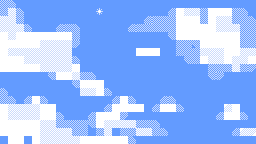

A 2D game scene composited from a Tiled map and its tileset images. What follows is a short description and the map's XML, with every tile layer's data as written:
An orthogonal 32x18 tile map with 8x8 px tiles, 3 tile layers (cielo, nubes, shading).

<map version="1.10" tiledversion="1.11.2" orientation="orthogonal" renderorder="right-down" width="32" height="18" tilewidth="8" tileheight="8" infinite="0" nextlayerid="4" nextobjectid="1">
 <tileset firstgid="1" source="tileset_mascara.tsx" />
 <layer id="1" name="cielo" width="32" height="18">
  <data encoding="csv">
193,193,193,193,193,193,193,193,193,193,193,193,193,193,193,193,193,193,193,193,193,193,193,193,193,193,193,193,193,193,193,193,
193,193,193,193,193,193,193,193,193,193,193,193,193,193,193,193,193,193,193,193,193,193,193,193,193,193,193,193,193,193,193,193,
193,193,193,193,193,193,193,193,193,193,193,193,193,193,193,193,193,193,193,193,193,193,193,193,193,193,193,193,193,193,193,193,
193,193,193,193,193,193,193,193,193,193,193,193,193,193,193,193,193,193,193,193,193,193,193,193,193,193,193,193,193,193,193,193,
193,193,193,193,193,193,193,193,193,193,193,193,193,193,193,193,193,193,193,193,193,193,193,193,193,193,193,193,193,193,193,193,
193,193,193,193,193,193,193,193,193,193,193,193,193,193,193,193,193,193,193,193,193,193,193,193,193,193,193,193,193,193,193,193,
193,193,193,193,193,193,193,193,193,193,193,193,193,193,193,193,193,193,193,193,193,193,193,193,193,193,193,193,193,193,193,193,
193,193,193,193,193,193,193,193,193,193,193,193,193,193,193,193,193,193,193,193,193,193,193,193,193,193,193,193,193,193,193,193,
193,193,193,193,193,193,193,193,193,193,193,193,193,193,193,193,193,193,193,193,193,193,193,193,193,193,193,193,193,193,193,193,
193,193,193,193,193,193,193,193,193,193,193,193,193,193,193,193,193,193,193,193,193,193,193,193,193,193,193,193,193,193,193,193,
193,193,193,193,193,193,193,193,193,193,193,193,193,193,193,193,193,193,193,193,193,193,193,193,193,193,193,193,193,193,193,193,
193,193,193,193,193,193,193,193,193,193,193,193,193,193,193,193,193,193,193,193,193,193,193,193,193,193,193,193,193,193,193,193,
193,193,193,193,193,193,193,193,193,193,193,193,193,193,193,193,193,193,193,193,193,193,193,193,193,193,193,193,193,193,193,193,
193,193,193,193,193,193,193,193,193,193,193,193,193,193,193,193,193,193,193,193,193,193,193,193,193,193,193,193,193,193,193,193,
193,193,193,193,193,193,193,193,193,193,193,193,193,193,193,193,193,193,193,193,193,193,193,193,193,193,193,193,193,193,193,193,
193,193,193,193,193,193,193,193,193,193,193,193,193,193,193,193,193,193,193,193,193,193,193,193,193,193,193,193,193,193,193,193,
193,193,193,193,193,193,193,193,193,193,193,193,193,193,193,193,193,193,193,193,193,193,193,193,193,193,193,193,193,193,193,193,
193,193,193,193,193,193,193,193,193,193,193,193,193,193,193,193,193,193,193,193,193,193,193,193,193,193,193,193,193,193,193,193
</data>
 </layer>
 <layer id="2" name="nubes" width="32" height="18">
  <data encoding="csv">
0,0,0,0,0,0,0,0,0,0,0,0,0,0,0,0,0,0,0,0,0,0,0,0,0,0,0,0,0,0,0,0,
0,194,0,0,0,0,0,0,0,0,0,0,25,0,0,0,0,0,0,0,0,0,194,194,194,0,194,194,194,0,0,0,
194,194,0,0,0,0,0,0,0,0,0,0,0,0,0,0,0,0,0,0,0,0,194,194,194,0,194,194,194,0,0,0,
194,194,194,0,0,0,0,0,0,0,0,0,0,0,0,0,0,0,0,0,0,0,194,194,194,194,194,194,194,194,0,0,
194,194,194,194,194,194,194,194,194,0,0,0,0,0,0,0,0,0,0,0,0,0,194,194,194,194,194,194,194,194,0,0,
194,194,194,194,194,194,194,194,194,0,0,0,0,0,0,0,0,0,0,0,0,0,0,0,0,194,194,194,194,194,0,0,
194,194,194,194,194,194,194,194,194,0,0,0,0,0,0,0,0,194,194,194,0,0,0,0,0,194,194,194,194,194,194,194,
194,194,194,194,194,194,194,194,194,0,0,0,0,0,0,0,0,0,0,0,0,0,0,0,0,194,194,194,194,194,194,194,
194,194,194,194,194,194,194,194,194,194,0,0,0,0,0,0,0,0,0,0,0,0,0,0,0,0,0,0,0,194,0,0,
0,0,0,0,0,0,0,194,194,194,0,0,0,0,0,0,0,0,0,0,0,0,0,0,0,0,0,0,0,0,0,0,
0,0,0,0,0,0,0,0,0,0,194,194,194,0,0,0,0,0,0,0,0,0,0,0,0,0,0,0,0,0,0,0,
0,0,0,0,0,0,0,0,0,0,194,194,194,0,0,0,0,0,0,0,0,0,0,0,0,0,0,0,0,0,0,0,
0,0,0,0,194,0,0,0,0,0,0,0,0,0,0,194,0,0,0,0,0,0,0,0,0,0,0,0,0,0,0,0,
194,194,194,194,194,194,194,0,0,0,0,0,0,0,194,194,194,194,0,0,194,194,0,0,0,0,0,0,194,194,0,0,
194,194,194,194,194,194,194,0,0,0,0,0,194,194,194,0,0,0,0,0,0,0,0,0,0,0,0,0,194,194,0,0,
194,194,194,194,194,194,194,0,0,0,0,0,194,194,194,194,194,0,0,0,0,0,0,0,0,0,0,0,0,0,0,0,
194,194,194,194,194,194,194,194,194,0,0,0,0,194,0,0,0,194,194,0,0,0,0,0,0,0,0,0,0,0,194,194,
0,194,194,0,194,194,194,194,194,194,194,194,194,194,194,194,0,0,0,0,0,0,0,0,0,0,0,0,0,0,0,0
</data>
 </layer>
 <layer id="3" name="shading" width="32" height="18">
  <data encoding="csv">
196,195,0,0,0,0,0,0,0,0,0,0,0,0,0,0,0,0,0,0,0,0,0,0,0,0,0,0,0,0,0,0,
196,196,195,0,0,0,0,0,0,0,0,0,0,0,0,0,0,0,0,0,0,1610612931,0,196,196,196,0,0,0,196,195,0,
196,196,196,0,0,0,0,0,0,0,0,0,0,0,0,0,0,0,1610612931,196,196,196,0,0,0,196,0,196,196,196,196,195,
196,196,196,195,0,0,0,1610612931,196,195,0,0,0,0,0,0,1610612931,196,196,196,196,196,0,0,0,0,0,196,196,196,196,196,
0,196,0,0,0,0,0,0,0,196,0,0,0,0,0,0,0,0,0,0,0,3221225667,0,0,0,0,0,0,0,0,196,196,
0,0,0,0,0,196,196,196,196,2684354755,0,0,0,0,0,0,0,0,0,0,0,0,196,196,3221225667,0,0,0,0,0,196,196,
0,196,196,196,196,196,196,196,196,0,0,0,0,0,0,0,0,0,0,0,0,0,196,196,196,196,196,196,0,0,196,196,
0,0,0,196,196,196,196,196,196,195,0,0,0,0,0,0,0,0,0,0,0,0,0,3221225667,196,0,196,196,0,196,196,0,
0,0,0,0,0,196,196,196,196,0,0,0,0,0,0,0,0,0,0,0,0,0,0,0,0,0,196,196,196,196,196,2684354755,
0,0,0,0,0,0,3221225667,0,0,196,196,195,0,0,0,0,0,0,0,0,0,0,0,0,0,0,3221225667,2684354755,0,0,0,0,
0,0,0,0,0,0,0,0,0,3221225667,0,0,0,0,0,0,0,0,0,0,0,0,0,0,0,0,0,0,0,0,0,0,
195,0,0,0,0,0,0,0,0,0,196,196,0,195,0,0,0,0,0,0,0,0,0,0,0,0,0,0,0,0,0,0,
196,195,0,1610612931,0,195,0,0,0,0,0,0,0,0,1610612931,0,195,0,0,0,1610612931,195,0,0,0,0,0,0,0,0,0,0,
0,196,196,196,196,0,0,0,0,0,0,0,0,1610612931,0,0,0,0,0,1610612931,0,0,195,0,0,0,0,0,1610612931,0,0,0,
0,196,196,196,196,0,0,195,0,0,0,1610612931,0,0,0,2684354755,0,0,0,0,0,0,0,0,0,0,0,1610612931,0,0,195,0,
0,0,0,0,0,196,196,196,196,196,196,3221225667,0,196,196,196,196,196,196,195,0,0,0,0,0,0,0,0,0,0,0,0,
0,0,0,0,0,196,196,196,196,196,196,0,196,196,0,196,196,196,196,196,195,0,0,0,0,0,0,0,0,1610612931,1610612931,2684354755,
0,0,0,0,0,196,196,196,196,196,0,0,0,0,0,0,195,0,0,0,0,0,0,0,0,0,0,0,0,0,0,0
</data>
 </layer>
</map>